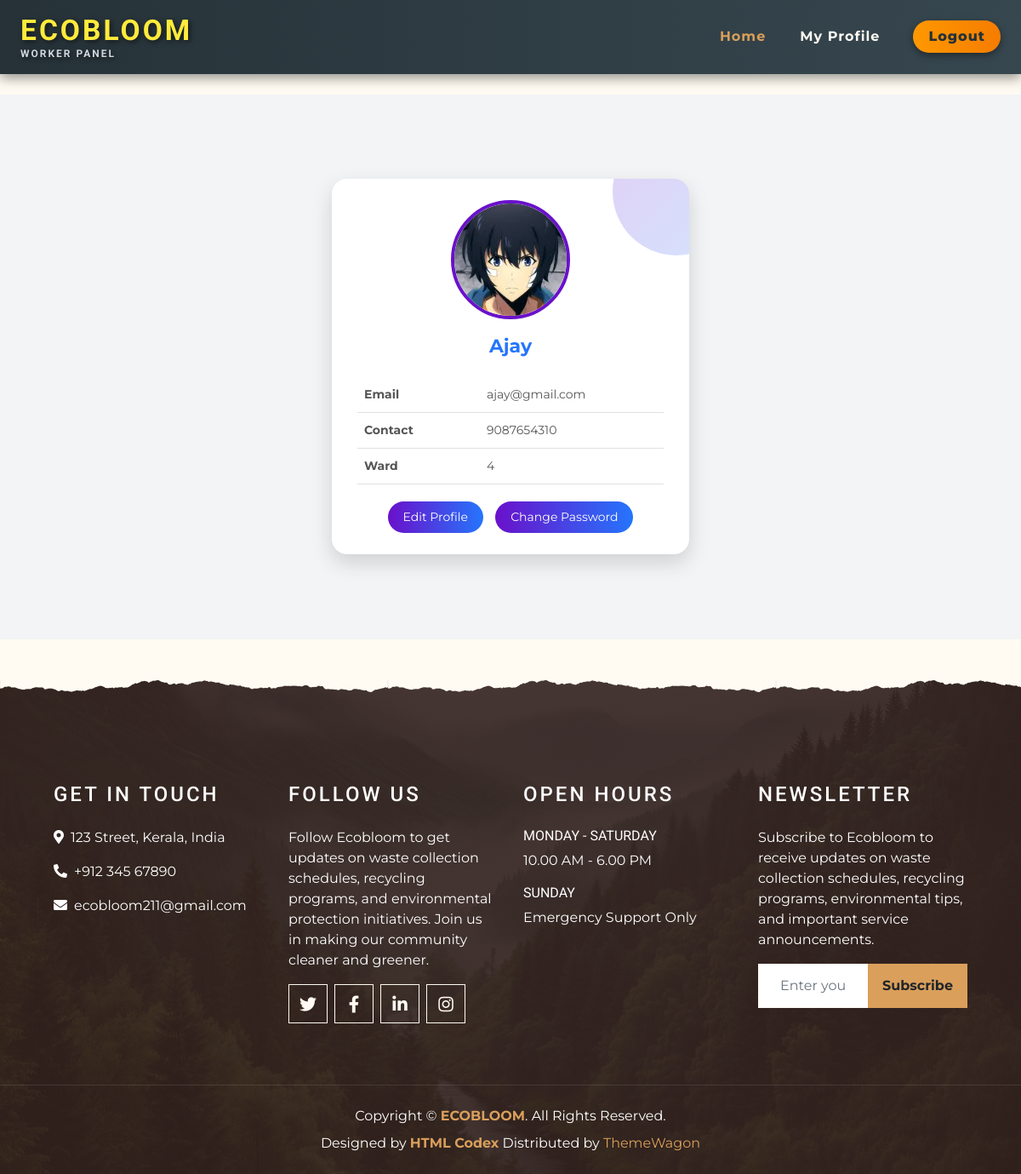
Page /worker/Profile/ (signed in) on the earlier database version.
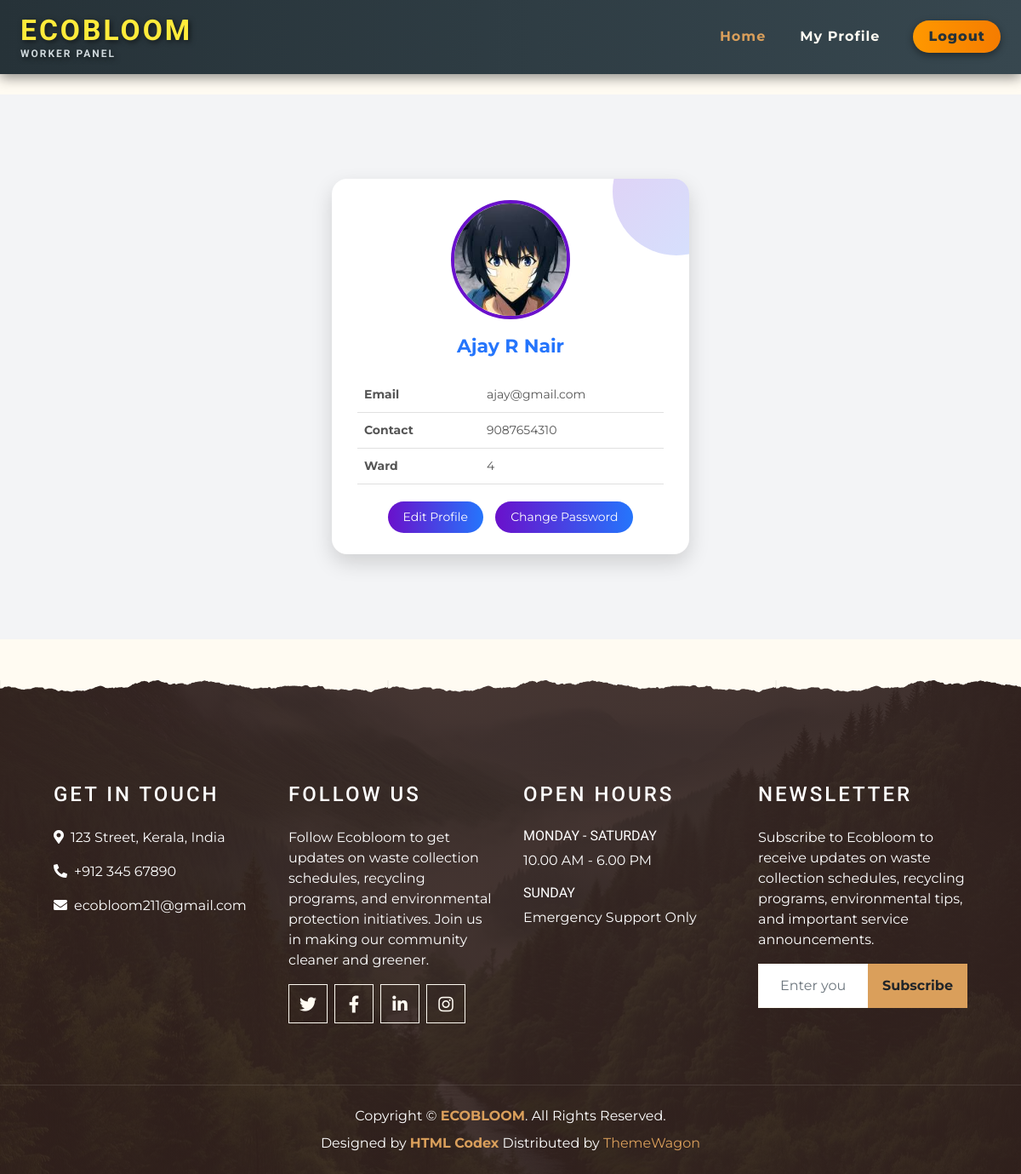
Same page on the later database version.
### Guest/models.py (models this page shows)
class tbl_worker(models.Model):
    worker_name=models.CharField(max_length=50)
    worker_email=models.CharField(max_length=50)
    worker_contact=models.CharField(max_length=50)
    worker_address=models.CharField(max_length=50)
    worker_photo=models.FileField(upload_to='Assets/workerDocs/')
    worker_password=models.CharField(max_length=50)
    worker_proof=models.FileField(upload_to='Assets/workerDocs/')
    worker_status=models.IntegerField(default=0)
    worker_latitude=models.CharField(max_length=50,null=True)
    worker_longitude=models.CharField(max_length=50,null=True)
    worker_curr_city=models.CharField(max_length=50,null=True)

### worker/views.py (the view)
# urls.py: path('Profile/',views.Profile,name="Profile"),
def Profile(request):
    if "wid" not in request.session:
        return redirect("Guest:Login")
    else:
        profiledata=tbl_worker.objects.get(id=request.session['wid'])
        assignwardata=tbl_assignward.objects.filter(worker_id=request.session['wid']).last()
        return render(request,"worker/Profile.html",{'Data':profiledata,'assignwardata':assignwardata})

### worker/Templates/Worker/Profile.html (shortened to what this page needs)
{% extends 'worker/Head.html' %}
{% block content %}
<div class="worker-profile-container">
    <div class="worker-profile-card">
        <img src="{{Data.worker_photo.url}}" alt="Worker Photo" class="worker-photo">
        <div class="worker-name">{{Data.worker_name}}</div>
        <table class="worker-profile-table">
            <tr>
                <td>Email</td>
                <td>{{Data.worker_email}}</td>
            </tr>
            <tr>
                <td>Contact</td>
                <td>{{Data.worker_contact}}</td>
            </tr>
            <tr>
                <td>Ward</td>
                <td>{{assignwardata.ward_id.ward_number}}</td>
            </tr>
        </table>
        <div class="worker-btns">
            <a href="{% url 'worker:EditProfile' %}">Edit Profile</a>
            <a href="{% url 'worker:ChangePassword' %}">Change Password</a>
        </div>
    </div>
</div>
{% endblock content %}

Differences in the rows shown:
changed tbl_worker "ajay@gmail.com": worker_name "Ajay" → "Ajay R Nair"
